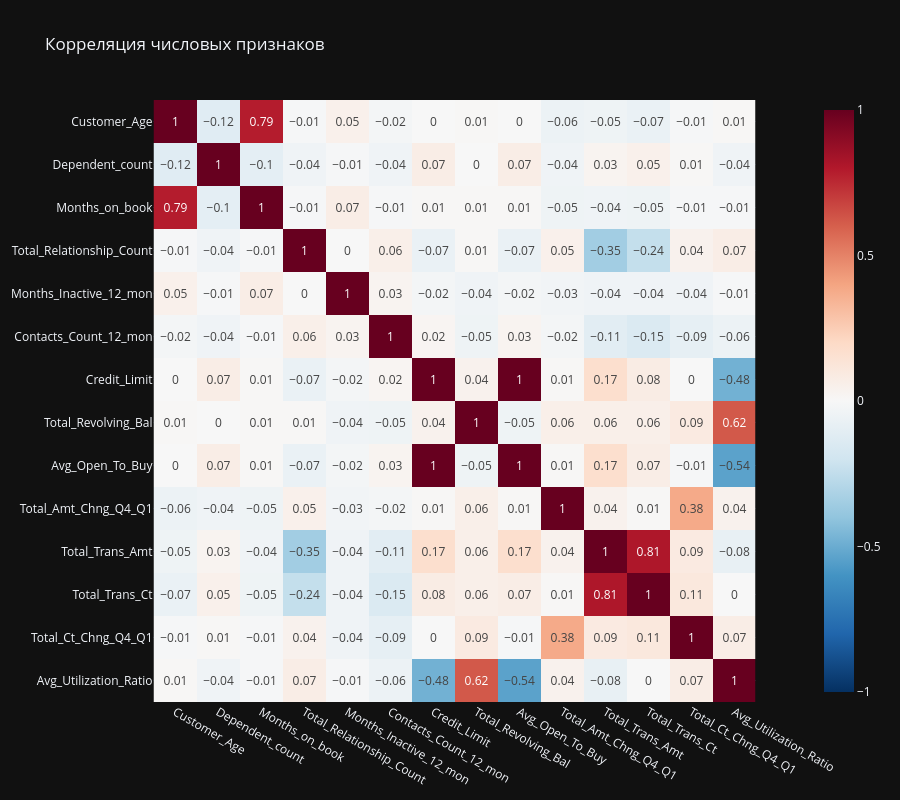

The code cell stored with this chart in its notebook:
### Code cell
num_cols = ["Customer_Age", "Dependent_count", "Months_on_book",
            "Total_Relationship_Count", "Months_Inactive_12_mon",
            "Contacts_Count_12_mon", "Credit_Limit", "Total_Revolving_Bal",
            "Avg_Open_To_Buy", "Total_Amt_Chng_Q4_Q1", "Total_Trans_Amt",
            "Total_Trans_Ct", "Total_Ct_Chng_Q4_Q1", "Avg_Utilization_Ratio"]

corr = mainData[num_cols].corr().round(2)
fig8 = px.imshow(corr, text_auto=True, color_continuous_scale="RdBu_r",
                 zmin=-1, zmax=1, title="Корреляция числовых признаков",
                 template="plotly_dark", width=900, height=800)
fig8.show()

### Figure 1 — Plotly figure (JSON) as saved in the notebook; plotly's stock layout.template omitted (floating-point values rounded to 4 significant figures; data arrays with more than 128 entries replaced by an {"elided": "..."} marker saying what was removed)
{"data": [{"coloraxis": "coloraxis", "hovertemplate": "x: %{x}<br>y: %{y}<br>color: %{z}<extra></extra>", "name": "0", "texttemplate": "%{z}", "type": "heatmap", "x": ["Customer_Age", "Dependent_count", "Months_on_book", "Total_Relationship_Count", "Months_Inactive_12_mon", "Contacts_Count_12_mon", "Credit_Limit", "Total_Revolving_Bal", "Avg_Open_To_Buy", "Total_Amt_Chng_Q4_Q1", "Total_Trans_Amt", "Total_Trans_Ct", "Total_Ct_Chng_Q4_Q1", "Avg_Utilization_Ratio"], "xaxis": "x", "y": ["Customer_Age", "Dependent_count", "Months_on_book", "Total_Relationship_Count", "Months_Inactive_12_mon", "Contacts_Count_12_mon", "Credit_Limit", "Total_Revolving_Bal", "Avg_Open_To_Buy", "Total_Amt_Chng_Q4_Q1", "Total_Trans_Amt", "Total_Trans_Ct", "Total_Ct_Chng_Q4_Q1", "Avg_Utilization_Ratio"], "yaxis": "y", "z": {"elided": "14x14 float values"}}], "layout": {"coloraxis": {"cmax": 1, "cmin": -1, "colorscale": [[0, "rgb(5,48,97)"], [0.1, "rgb(33,102,172)"], [0.2, "rgb(67,147,195)"], [0.3, "rgb(146,197,222)"], [0.4, "rgb(209,229,240)"], [0.5, "rgb(247,247,247)"], [0.6, "rgb(253,219,199)"], [0.7, "rgb(244,165,130)"], [0.8, "rgb(214,96,77)"], [0.9, "rgb(178,24,43)"], [1, "rgb(103,0,31)"]]}, "height": 800, "title": {"text": "Корреляция числовых признаков"}, "width": 900, "xaxis": {"anchor": "y", "constrain": "domain", "domain": [0, 1], "scaleanchor": "y"}, "yaxis": {"anchor": "x", "autorange": "reversed", "constrain": "domain", "domain": [0, 1]}}}
